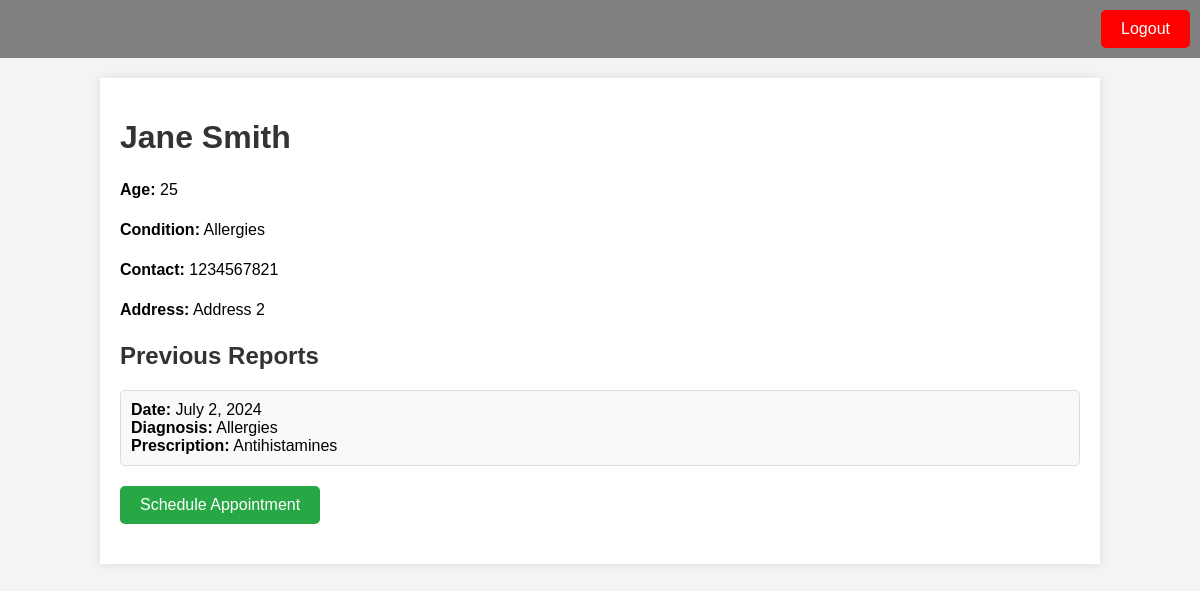
Screenshot of /patient_home/2/ with the database file from the repository.
### hms/models.py (models this page shows, shortened)
class Patient(models.Model):
    name = models.CharField(max_length=200)
    age = models.IntegerField()
    condition = models.CharField(max_length=10)
    contact = models.CharField(max_length=15)
    address = models.CharField(max_length=200)
    hospital = models.ForeignKey(Hospital, on_delete=models.CASCADE)
    doctors = models.ManyToManyField(Doctor, through='Report')
    username = models.CharField(max_length=20)
    password = models.CharField(max_length=20)

class Report(models.Model):
    doctor = models.ForeignKey(Doctor, on_delete=models.CASCADE)
    patient = models.ForeignKey(Patient, on_delete=models.CASCADE)
    prescription = models.TextField()
    date = models.DateField()
    diagnosis = models.TextField()

### hms/views.py (the view)
# urls.py: path("patient_home/<int:patient_id>/", views.patient_home, name="patient_home"),
def patient_home(request, patient_id):
    patient = get_object_or_404(Patient, id=patient_id)
    reports = Report.objects.filter(patient=patient)
    return render(request, "patient.html", {"patient": patient, "reports": reports})

### templates/patient.html (shortened to what this page needs)
<!DOCTYPE html>
<html lang="en">
<head>
</head>
<body>
    <div class="header">
        <form action="{% url 'login_page' %}" method="get">
            <button class="logout-btn" type="submit">Logout</button>
        </form>
    </div>
    <div class="container">
        <h1>{{ patient.name }}</h1>
        <p><strong>Age:</strong> {{ patient.age }}</p>
        <p><strong>Condition:</strong> {{ patient.condition }}</p>
        <p><strong>Contact:</strong> {{ patient.contact }}</p>
        <p><strong>Address:</strong> {{ patient.address }}</p>
        <h2>Previous Reports</h2>
        <ul>
            {% for report in reports %}
            <li>
                <strong>Date:</strong> {{ report.date }}<br>
                <strong>Diagnosis:</strong> {{ report.diagnosis }}<br>
                <strong>Prescription:</strong> {{ report.prescription }}
            </li>
            {% empty %}
            <li>No reports available.</li>
            {% endfor %}
        </ul>
            <form action=" {% url 'new_appointment' patient.id %}" method="post">
            <button class="schedule-btn" type="submit">Schedule Appointment</button>
            </form>
    </div>
</body>
</html>

### templates/patient.html (style rules this page uses)
body { font-family: Arial, sans-serif; background-color: #f4f4f4; margin: 0; padding: 0; }
.header { background-color: grey; padding: 10px; display: flex; justify-content: flex-end; align-items: center; }
.header .logout-btn { background-color: red; color: white; border: none; padding: 10px 20px; cursor: pointer; border-radius: 5px; font-size: 16px; }
.container { width: 80%; margin: 20px auto; padding: 20px; background-color: white; box-shadow: 0 0 10px rgba(0, 0, 0, 0.1); }
h1, h2 { color: #333; }
p { font-size: 16px; line-height: 1.5; }
ul { list-style: none; padding: 0; }
ul li { background-color: #f9f9f9; margin: 10px 0; padding: 10px; border: 1px solid #ddd; border-radius: 5px; }
.schedule-btn { background-color: #28a745; color: white; border: none; padding: 10px 20px; cursor: pointer; border-radius: 5px; font-size: 16px; display: block; margin: 20px 0; }

### rows the page displays
Patient: name "Jane Smith", age "25", condition "Allergies", contact "1234567821", address "Address 2"
Report: date "July 2, 2024", diagnosis "Allergies", prescription "Antihistamines"
